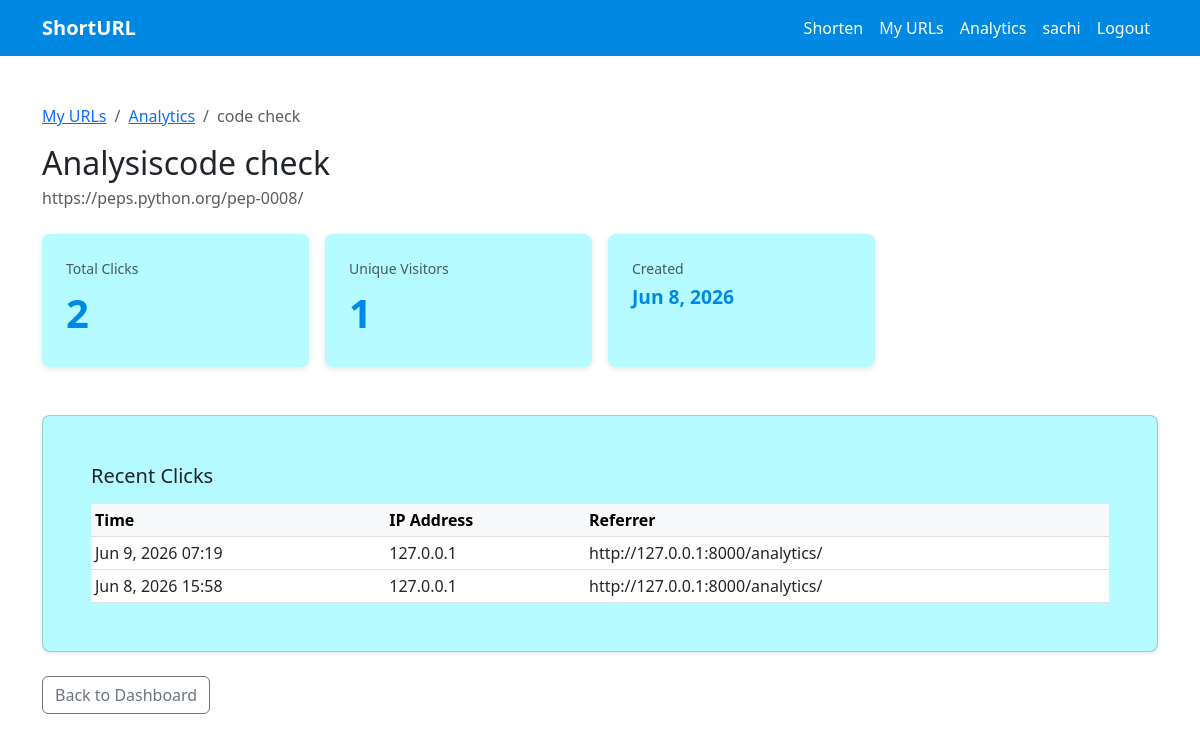
Page /url/code check/analytics/ (signed in) on the committed database.
### accounts/models.py (models this page shows, shortened)
class User(AbstractUser):
    email = models.EmailField(unique=True)
    created_at = models.DateTimeField(auto_now_add=True)
    updated_at = models.DateTimeField(auto_now=True)

### shortener/models.py (models this page shows, shortened)
class URL(models.Model):
    original_url = models.URLField(max_length=2000)
    short_code = models.CharField(max_length=15, unique=True, db_index=True)
    custom_code = models.BooleanField(default=False)
    click_count = models.PositiveIntegerField(default=0)
    created_at = models.DateTimeField(auto_now_add=True)
    updated_at = models.DateTimeField(auto_now=True)
    user = models.ForeignKey(
        settings.AUTH_USER_MODEL,
        on_delete=models.CASCADE,
        related_name="urls",
        null=True,
        blank=True,
    )
    class Meta:
        ordering = ["-created_at"]

class Click(models.Model):
    url = models.ForeignKey(URL, on_delete=models.CASCADE, related_name="clicks")
    clicked_at = models.DateTimeField(auto_now_add=True)
    ip_address = models.GenericIPAddressField(null=True, blank=True)
    user_agent = models.CharField(max_length=300, blank=True)
    referrer = models.URLField(max_length=2000, blank=True)
    class Meta:
        ordering = ["-clicked_at"]

### shortener/views.py (the view)
@login_required
def url_detail_analytics(request, short_code):
    url_obj = get_object_or_404(URL, short_code=short_code)
    if url_obj.user != request.user:
        return HttpResponseForbidden("You don't have permission to view this.")
    unique_visitors = url_obj.clicks.values("ip_address").distinct().count()
    top_referrers = (
        url_obj.clicks.exclude(referrer="")
        .values("referrer")
        .annotate(count=Count("id"))
        .order_by("-count")[:5]
    )
    return render(
        request,
        "shortener/url_detail.html",
        {
            "url": url_obj,
            "total_clicks": url_obj.click_count,
            "unique_visitors": unique_visitors,
            "recent_clicks": url_obj.clicks.all()[:20],
            "top_referrers": top_referrers,
        },
    )

### shortener/templates/shortener/url_detail.html (shortened to what this page needs)
{% extends "shortener/base.html" %}
{% block content %}
<nav aria-label="breadcrumb" class="mb-3">
  <ol class="breadcrumb">
    <li class="breadcrumb-item"><a href="{% url 'dashboard' %}">My URLs</a></li>
    <li class="breadcrumb-item"><a href="{% url 'analytics' %}">Analytics</a></li>
    <li class="breadcrumb-item active">{{ url.short_code }}</li>
  </ol>
</nav>
<h1 class="h2 mb-1">Analysis{{ url.short_code }}</h1>
<p class="text-muted mb-4 text-break">{{ url.original_url }}</p>
<div class="row g-3 mb-5">
  <div class="col-6 col-md-3">
    <div class="stat-card">
      <p class="text-muted small mb-1">Total Clicks</p>
      <p class="stat-number">{{ total_clicks }}</p>
    </div>
  </div>
  <div class="col-6 col-md-3">
    <div class="stat-card">
      <p class="text-muted small mb-1">Unique Visitors</p>
      <p class="stat-number">{{ unique_visitors }}</p>
    </div>
  </div>
  <div class="col-6 col-md-3">
    <div class="stat-card">
      <p class="text-muted small mb-1">Created</p>
      <p class="stat-number" style="font-size:1.2rem;">{{ url.created_at|date:"M j, Y" }}</p>
    </div>
  </div>
</div>
<div class="card shadow-sm mb-4 stat-card">
  <div class="card-body p-4">
    <h5 class="card-title mb-3">Recent Clicks</h5>
    <div class="table-responsive">
      <table class="table table-sm mb-0">
        <thead class="table-light">
          <tr>
            <th>Time</th>
            <th>IP Address</th>
            <th>Referrer</th>
          </tr>
        </thead>
        <tbody>
          {% for click in recent_clicks %}
          <tr>
            <td>{{ click.clicked_at|date:"M j, Y H:i" }}</td>
            <td>{{ click.ip_address|default:"Unknown" }}</td>
            <td>{{ click.referrer|default:"Direct"|truncatechars:50 }}</td>
          </tr>
          {% empty %}
          <tr>
            <td colspan="3" class="text-muted text-center py-3">No clicks recorded yet.</td>
          </tr>
          {% endfor %}
        </tbody>
      </table>
    </div>
  </div>
</div>
<a href="{% url 'dashboard' %}" class="btn btn-outline-secondary">Back to Dashboard</a>
{% endblock %}

### shortener/templates/shortener/base.html (shortened to what this page needs)
<!DOCTYPE html>
<html lang="en">
<head>
    <link href="https://cdn.jsdelivr.net/npm/bootstrap@5.3.0/dist/css/bootstrap.min.css" rel="stylesheet">
</head>
<body>
<nav class="navbar navbar-expand-lg">
    <div class="container">
        <a class="navbar-brand fw-bold" href="{% url 'home' %}"> ShortURL</a>
        <div class="collapse navbar-collapse" id="navbarNav">
            <ul class="navbar-nav ms-auto align-items-lg-center">
                {% if user.is_authenticated %}
                    <li class="nav-item">
                        <a class="nav-link" href="{% url 'create_url' %}">Shorten</a>
                    </li>
                    <li class="nav-item">
                        <a class="nav-link" href="{% url 'dashboard' %}">My URLs</a>
                    </li>
                    <li class="nav-item">
                        <a class="nav-link" href="{% url 'analytics' %}">Analytics</a>
                    </li>
                    <li class="nav-item">
                        <span class="nav-link text-white-50">{{ user.username }}</span>
                    </li>
                    <li class="nav-item">
                        <a class="nav-link" href="{% url 'logout' %}">Logout</a>
                    </li>
                {% endif %}
            </ul>
        </div>
    </div>
</nav>
<main>
    <div class="container">
        {% block content %}
        {% endblock %}
    </div>
</main>
</body>
</html>

### shortener/templates/shortener/base.html (style rules this page uses)
:root { --primary: #0088e3; --success: #2ecc71; --danger: #fa7d6f; }
body { min-height: 100vh; display: flex; flex-direction: column; }
main { flex: 1; padding: 2rem 0; }
.navbar { background-color: var(--primary); }
.navbar-brand, .nav-link { color: #ffffff !important; }
.stat-card { background: #b5fbff; border-radius: 8px; padding: 1.5rem; box-shadow: 0 2px 6px rgba(0,0,0,.1); height: 100%; }
.stat-number { font-size: 2.5rem; font-weight: 700; color: var(--primary); margin: 0; }

### rows in the picture
User: username "sachi"
URL: short_code "code check", original_url "https://peps.python.org/pep-0008/", created_at "Jun 8, 2026"
Click: clicked_at "Jun 9, 2026 07:19", ip_address "127.0.0.1", referrer "http://127.0.0.1:8000/analytics/"
Click: clicked_at "Jun 8, 2026 15:58", ip_address "127.0.0.1", referrer "http://127.0.0.1:8000/analytics/"

### other values in the picture
{{ total_clicks }} "2"
{{ unique_visitors }} "1"
